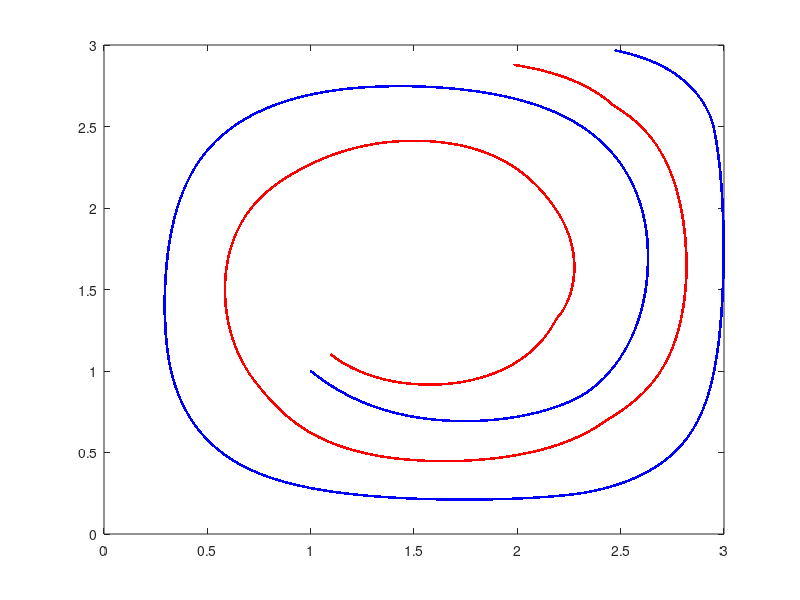

Write MATLAB code to recreate this figure.
clear all; 
close all;

%define
Np=2; f = 1.0; kk = 1.0;
%variables
x0 = 1.0; y0 = 1.0; ri = 0.1;
r0 = 0.2; rm = 0.5;
%delX = ; 
%delX ,tauE and C have been taken arbitrarily to run the code.
tauE = 450; tauP = 0.5;
%C = 1
dt = 0.003; Nt = 1e4;
xx(1,:) = [1 1+ri]; yy(1,:) = [1 1+ri];
vx(1:Nt,1:Np) = 0.0; vy(1:Nt,1:Np) = 0.0;


for it = 1:Nt-1
    delX = xx(it,2) - xx(it,1);
    delY = yy(it,2) - yy(it,1);
    fj = (1 - (delX^2 + delY^2)/rm^2)^(-1);
    
  for ip = 1:Np
      if(ip==1)
          ux = 0.5*f*sin(kk*xx(it,ip))*cos(kk*yy(it,ip)); 
          uy = -0.5*f*cos(kk*xx(it,ip))*sin(kk*yy(it,ip));   
          ax(it,ip) = ((ux -vx(it,ip))+(fj/tauE) * delX + sqrt(r0^2/(2*tauE)) * randn(1,1))/tauP;
          ay(it,ip) = ((uy -vy(it,ip))+(fj/tauE) * delY + sqrt(r0^2/(2*tauE)) * randn(1,1))/tauP;
          vx(it+1,ip) = vx(it,ip) + dt*ax(it,ip);
          vy(it+1,ip) = vy(it,ip) + dt*ay(it,ip);
          
          %vy(it+1,ip) = uy + (C/tauE) * delX;
      end
      if(ip==2)
          ux = 0.5*f*sin(kk*xx(it,ip))*cos(kk*yy(it,ip)); 
          uy = -0.5*f*cos(kk*xx(it,ip))*sin(kk*yy(it,ip));   
          vx(it+1,ip) = ux - (fj/tauE) * delX + sqrt(r0^2/(2*tauE)) * randn(1,1);
          vy(it+1,ip) = uy - (fj/tauE) * delY + sqrt(r0^2/(2*tauE)) * randn(1,1);
          
          %vy(it+1,ip) = uy - (C/tauE) * delX;
      end
  end
  %--
  xx(it+1,:) = xx(it,:) + dt*vx(it,:);
  yy(it+1,:) = yy(it,:) + dt*vy(it,:);
end

plot(xx(:,1),yy(:,1),'.-b')
hold on;
plot(xx(:,2),yy(:,2),'.-r'); 



